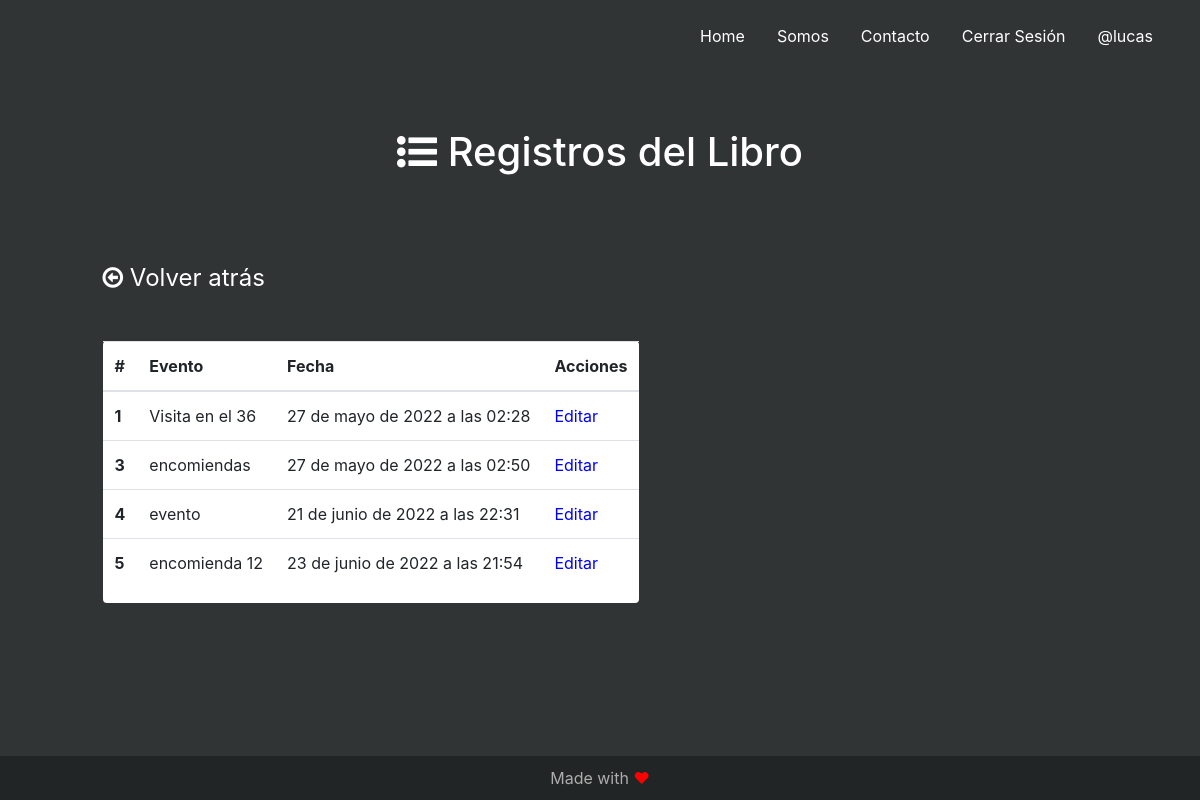
The page /listar/2 (signed in) on the database its author committed.
### core/models.py (models this page shows, shortened)
class EventoLibro(models.Model):
    conserje = models.ForeignKey(Conserje, on_delete=models.CASCADE)
    evento = models.CharField(max_length=500, verbose_name="Evento")
    fecha = models.DateTimeField(auto_now_add=True)
    class Meta:
        verbose_name_plural = "Evento Libro"

### core/views.py (the view)
# urls.py: path('listar/<id>',views.listarEvento, name="listarEvento"),
def listarEvento(request,id):
    eventos = EventoLibro.objects.filter(conserje=id).order_by('fecha')
    datos = {
        'eventos': eventos
    }
    return render(request, 'libro/listar.html', datos)

### core/templatetags/core_extras.py (called while the page is built)
@register.filter(name='grupo')
def grupo(user, group_name):
    g = Group.objects.get(name=group_name)
    return True if g in user.groups.all() else False

### core/templates/libro/listar.html (shortened to what this page needs)
{% extends 'core/main.html' %}
{% load bootstrap4 %}
{% block importaciones %}
<link rel='stylesheet' href='https://cdnjs.cloudflare.com/ajax/libs/font-awesome/4.7.0/css/font-awesome.min.css'>
{% endblock %}
{% block content %}
<div class="row">
    <div class="col title">
        <h1 class="w_txt"><i class='fa fa-list-ul'></i> Registros del Libro</h1>
    </div>
</div>
  <br><br><br>
<div class="row">
    <div class="col"></div>
    <div class="col-11">
        <h4><a href="{% url 'conserje' %}" class="goBack float-left"><i class='fa fa-arrow-circle-o-left'></i> Volver atrás</a></h4>
    </div>
</div>
  <br><br>
<div class="row">
    <div class="col"></div>
    <div class="col-10">
        <div class="card">
            <table class="table table-hover">
                <thead>
                  <tr>
                    <th scope="col">#</th>
                    <th scope="col">Evento</th>
                    <th scope="col">Fecha</th>
                    <th scope="col">Acciones</th>
                  </tr>
                </thead>
                <tbody>
                    {% for evento in eventos %}
                    <tr>
                    <th scope="row">{{evento.id}}</th>
                    <td>{{evento.evento}}</td>
                    <td>{{evento.fecha}}</td>
                    <td>
                        <a href="{% url 'editarEvento' evento.id %}" style="color: blue;">Editar</a>
                    </td>
                    </tr>
                    {% endfor %}
                </tbody>
              </table>
        </div>
    </div>
    <div class="col"></div>
</div>
{% endblock %}

### core/templates/core/main.html (shortened to what this page needs)
<!DOCTYPE html>
{% load static %}
{% load bootstrap4 %}
{% load core_extras %}
<html>
<head>
  {% bootstrap_css %}
  <link rel="stylesheet" href="https://cdn.jsdelivr.net/npm/bootstrap@4.6.1/dist/css/bootstrap.min.css"
>
  <link rel="stylesheet" href="{% static 'core/css/main.css' %}">
  <link type="text/css" rel="stylesheet" href="{% static 'core/css/estilos.css' %}">
  {% block importaciones %}
  {% endblock %}
</head>
<body class="bg">
  <div class="container-fluid">
    <div class="row">
      <div class="col">
        <header>
          <ul class="nav justify-content-end">
            <li class="nav-item">
              <a class="nav-link active" aria-current="page" href="{% url 'home' %}">Home</a>
            </li>
            <li class="nav-item">
              <a class="nav-link active" aria-current="page" href="#">Somos</a>
            </li>
            <li class="nav-item">
              <a class="nav-link" href="#">Contacto</a>
            </li>
            {% if user.is_authenticated %}
            <li class="nav-item">
              <a class="nav-link" href="{% url 'logout' %}">Cerrar Sesión</a>
            </li>
            <li class="nav-item">
              <a class="nav-link" href="{% url 'user' %}">@{{ user.username }}</a>
            </li>
            {% else %}
            <li class="nav-item">
              <a class="nav-link" href="{% url 'login' %}">Iniciar Sesión</a>
            </li>
            {% endif %}
          </ul>
        </header>
      </div>
    </div>
  </div>
  <div>
    {% block content %}
    {% endblock %}
  </div>
  <div class="row">
    <br><br><br><br>
  </div>
  <div class="foot">
    <footer>
      <p class="pie">Made with <span style="color: #ff0000;">&#10084;</span></i></p>
    </footer>
  </div>
</body>
</html>

### core/static/core/css/main.css (style rules this page uses)
body { background-color: hsl(0, 0%, 98%); }
h1,h2,h3,h4,h5,h6 { color:hsl(0, 0%, 30%); }

### core/static/core/css/estilos.css (style rules this page uses)
* { padding: 0px; }
body { overflow-x: hidden; }
body.bg { background-color: #303435; }
a { color: #FFF; }
.title { text-align: center; margin: 0.5em; }
.w_txt { color: #FFF; }
header { padding-top: 1em; margin-right: 1em; margin-bottom: 4em; }
ul { justify-content: end; }
footer { position: fixed; left: 0; bottom: 0; width: 100%; background-color: #222525; text-align: center; max-height: 10%; }
p.pie { margin-top: 5px; margin-bottom: 5px; padding-top: 5px; padding-bottom: 5px; color: #adadad; }
.card { margin: 0 auto; float:inline-start; margin-bottom: 10px; border: none; }
.goBack { font-weight: 400; }

### rows shown on the page
EventoLibro: id "1", evento "Visita en el 36", fecha "27 de mayo de 2022 a las 02:28"
EventoLibro: id "3", evento "encomiendas", fecha "27 de mayo de 2022 a las 02:50"
EventoLibro: id "4", evento "evento", fecha "21 de junio de 2022 a las 22:31"
EventoLibro: id "5", evento "encomienda 12", fecha "23 de junio de 2022 a las 21:54"

### other values the page prints
{{ user.username }} "lucas"
